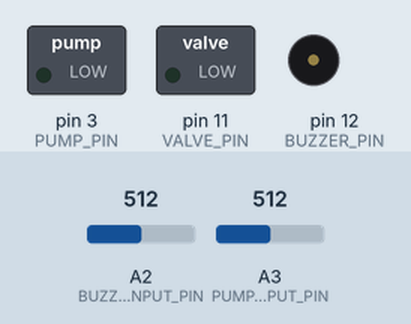
A sketch run on a simulated Arduino Uno, built with avr-gcc and run on an emulated ATmega328P. Parts: switched loads named in the sketch (green lamp = pin HIGH), buzzer (waves = sounding). The inputs (shaded band) are chosen by the test bench; at power-on: A3 (PUMP_INPUT_PIN) = 512, A2 (BUZZER_INPUT_PIN) = 512.

Above: at 0.01 s.
At 1.2 s:
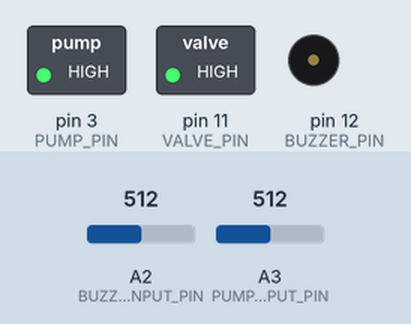
1.3 s: A3 (PUMP_INPUT_PIN) set to 22
2.8 s: A3 (PUMP_INPUT_PIN) set to 19
At 4.0 s:
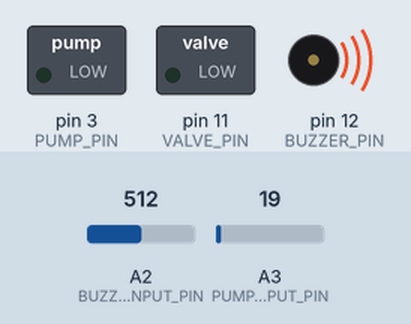
Timing chart, 0 to 5.8 s (numbered marks = the images above; inputs shaded):
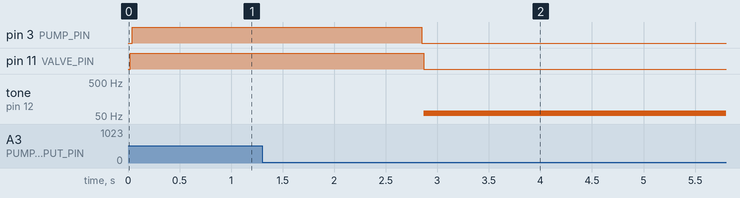

The sketch:

MonkeyTurk2_Trinket_channel_0514.ino
```cpp
//////////////////////////////////////////////
//////////////////////////////////////////////
#define _DO_SERIAL_NOPE

#define PUMP_PIN 3
#define VALVE_PIN 11
#define BUZZER_PIN 12
#define PUMP_INPUT_PIN A3
#define BUZZER_INPUT_PIN A2

#define PUMP 0
#define BUZZER 1


/////////////////////////
#define AUDIO_NOISE_THRESH 20
#define JUICE_THRESH_VAL 200
#define BUZZER_THRESH_VAL 50
#define BUZZER_TOP_VAL 125
#define VALVE_DELAY_VAL 20
#define WAIT_DELAY_VAL 10
#define SIGNAL_OFF_TIME 50

#define BUZZFREQ 60

//////////////////////////////////////////////
//////////////////////////////////////////////
void setup() {

#ifdef _DO_SERIAL
    Serial.begin(9600);
#endif

    pinMode(PUMP_INPUT_PIN, INPUT);
    pinMode(BUZZER_INPUT_PIN, INPUT);
    pinMode(PUMP_PIN, OUTPUT);
    pinMode(VALVE_PIN, OUTPUT);
    pinMode(BUZZER_PIN, OUTPUT);
    stopReward();  // make sure both the pump and valve are off at startup
    stopBuzzer();
}


/////////////////////////
void loop() {

    long channelOut = -1;

    channelOut = waitForAudioSignal();

#ifdef _DO_SERIAL
    Serial.println("channel = " + String(channelOut));
#endif


    switch (channelOut) {
        case PUMP:
            doJuice();
            break;
        case BUZZER:
            doBuzzer();
            break;
    }
}


//////////////////////////////////////////////
//////////////////////////////////////////////
long waitForAudioSignal() {
    boolean signalPresent = false;

    // wait for input
    while (!signalPresent) {

        if (abs(analogRead(PUMP_INPUT_PIN)) > AUDIO_NOISE_THRESH) {
            signalPresent = true;
            return(PUMP);
        }
        else if (abs(analogRead(BUZZER_INPUT_PIN)) > AUDIO_NOISE_THRESH) {
            signalPresent = true;
            return(BUZZER);
        }
    }
}


//////////////////////////////////////////////
//////////////////////////////////////////////
void doJuice() {

#ifdef _DO_SERIAL
    Serial.println("Juice");
#endif

    startReward();
    waitForAudioOff(PUMP);
    stopReward();

#ifdef _DO_SERIAL
    Serial.println("Juice done");
#endif
}


//////////////////////////////////////////////
//////////////////////////////////////////////
void doBuzzer() {

#ifdef _DO_SERIAL
    Serial.println("Buzz");
#endif

    startBuzzer();
    waitForAudioOff(BUZZER);
    stopBuzzer();

#ifdef _DO_SERIAL
    Serial.println("Buzzer done");
#endif
}


//////////////////////////////////////////////
//////////////////////////////////////////////
void waitForAudioOff(int chan) {
    long startTime = 0;
    long quietTime = 0;
    int ival = 0;

    int inputPin = -1;

    switch(chan) {
        case PUMP:
            inputPin = PUMP_INPUT_PIN;
            break;
        case BUZZER:
            inputPin = BUZZER_INPUT_PIN;
            break;
    }

    startTime = millis();
    quietTime = 0;

    while (quietTime < SIGNAL_OFF_TIME) {
        ival = abs(analogRead(inputPin));

        if (ival > AUDIO_NOISE_THRESH) {
            startTime = millis();
        }

        quietTime = millis() - startTime;
    }
}


//////////////////////////////////////////////
//////////////////////////////////////////////
void startReward() {
    openValve();
    delay(VALVE_DELAY_VAL);
    startPump();
}


//////////////////////////////////////////////
void stopReward() {
    stopPump();
    delay(VALVE_DELAY_VAL);
    closeValve();
}


//////////////////////////////////////////////
void startBuzzer() {
    tone(BUZZER_PIN, BUZZFREQ);
}


//////////////////////////////////////////////
void stopBuzzer() {
    noTone(BUZZER_PIN);
}


//////////////////////////////////////////////
void openValve() {
    digitalWrite(VALVE_PIN, HIGH);
}


//////////////////////////////////////////////
void closeValve() {
    digitalWrite(VALVE_PIN, LOW);
}


//////////////////////////////////////////////
void startPump() {
    digitalWrite(PUMP_PIN, HIGH);
}


//////////////////////////////////////////////
void stopPump() {
    digitalWrite(PUMP_PIN, LOW);
}
```

Measured:
- the behaviour switches between 21 and 20 on A3 (PUMP_INPUT_PIN) (found by bisection; images 1 and 2)
- after the input at 1.3 s, every drawn part: stays the same
- after the input at 2.8 s, pin 3 (PUMP_PIN): HIGH → LOW after 0.05 s; pin 11 (VALVE_PIN): HIGH → LOW after 0.07 s; tone on pin 12 (BUZZER_PIN): silent → 60 Hz after 0.07 s
